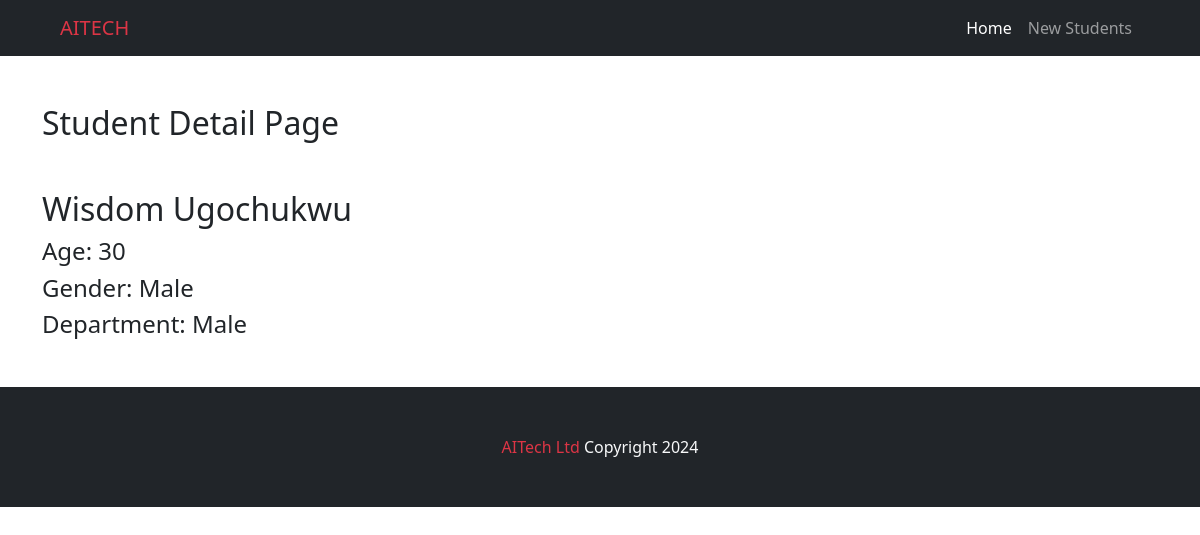
The app's page /show/3 with its own data.
### students_app/models.py (models this page shows)
class Student(models.Model):
    first_name = models.CharField(max_length=200)
    last_name = models.CharField(max_length=200)
    age = models.IntegerField(default=0)
    gender = models.CharField(max_length=20)
    department = models.CharField(max_length=100)

### students_app/views.py (the view)
# urls.py: path('show/<int:id>', views.showStudent, name='showStudentDetails'),
def showStudent(request, id):
    student = Student.objects.get(id=id)
    return render(request, 'students/show_student.html', {'student': student})

### greeting_app/templates/students/show_student.html
{%  extends 'layout.html' %}
{% block content %}
<div class="container">
    <div>
        <h2 class="my-5">Student Detail Page</h2>
        <h2>{{ student.first_name }} {{ student.last_name }}</h2>
        <h4>Age: {{ student.age }}</h4>
        <h4>Gender: {{ student.gender }}</h4>
        <h4>Department: {{ student.department }}</h4>
    </div>
</div>
{%  endblock content %}

### records on screen
Student: first_name "Wisdom", last_name "Ugochukwu", age "30", gender "Male", department "Male"
